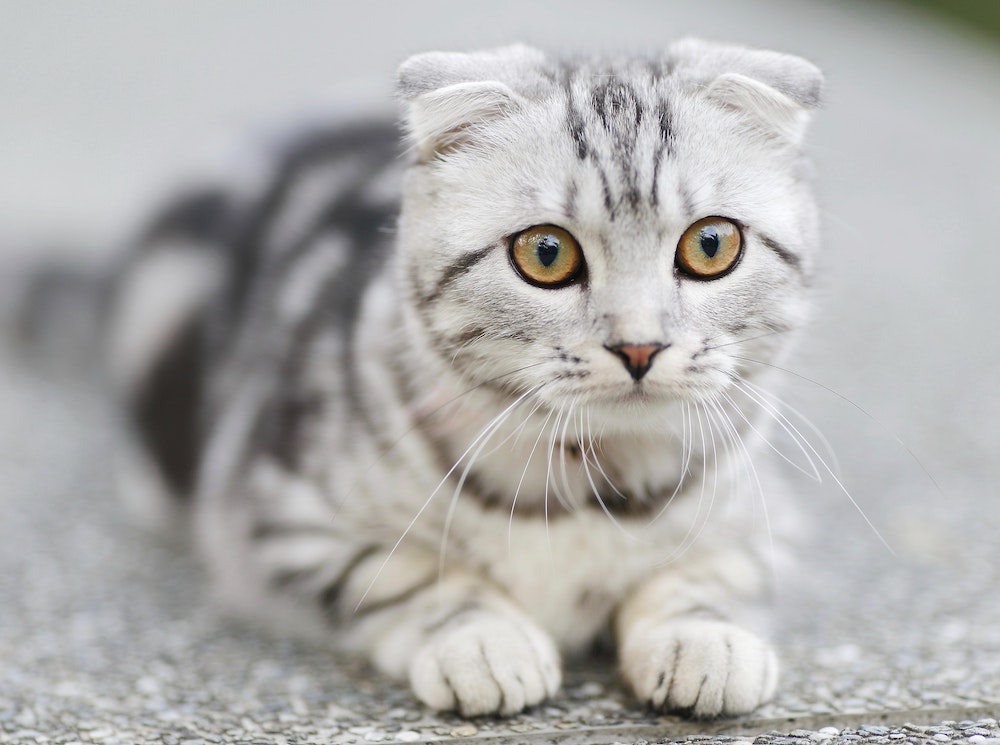
#> input picture Day2/images/cat1.jpg, 1000 x 745 px, found by its file name
$ python test.py
#> lines starting #> are read from the running program, lines starting #| are printed output that depends on the picture; after the words box and inside, x2 and y2 are one past the last pixel; in counts of white or black regions, pixels touching at a corner belong together; long printed decimals are rounded
import cv2
#import numpy as np
import os

path_img = "E:\Python_CV\stady\Day2\images\cat1.jpg"
path_roi = "E:\Python_CV\stady\Day2\output\day2_roi.jpg"
path_result = "E:\Python_CV\stady\Day2\output\day2_pixel_modified.jpg"

img = cv2.imread(path_img)
#> img is the input picture: shape (745, 1000, 3); mean B, G, R 174.3, 175.6, 176.4

H,W,C = img.shape
#> H = 745; W = 1000; C = 3

print(f"图像尺寸：高={H}, 宽={W}, 通道数={C}")
#| 图像尺寸：高=745, 宽=1000, 通道数=3

center_y, center_x = H // 2, W // 2
#> center_y = 372; center_x = 500
pixel_bgr = img[center_y, center_x]
#> pixel_bgr = [150, 166, 173]
print(f"中心点像素 BGR 值：{pixel_bgr}")
#| 中心点像素 BGR 值：[150 166 173]


y1, y2 = H // 4, H // 2
#> y1 = 186; y2 = 372
x1, x2 = W // 4, W // 2
#> x1 = 250; x2 = 500

roi = img[y1:y2, x1:x2]
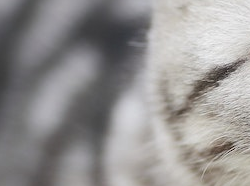
#> roi: shape (186, 250, 3); mean B, G, R 145.3, 146, 148.2

#计算roi区域灰度平均值
gray_mean = cv2.mean(roi)
#> gray_mean = (145.3, 146, 148.2, 0)
print(f"ROI 区域灰度平均值：{gray_mean}")
#| ROI 区域灰度平均值：(145.341, 145.954, 148.150, 0.0)

#在原图上显示roi区域边框并显示在窗口中
cv2.rectangle(img, (x1, y1), (x2, y2), (0, 0, 255), 2)
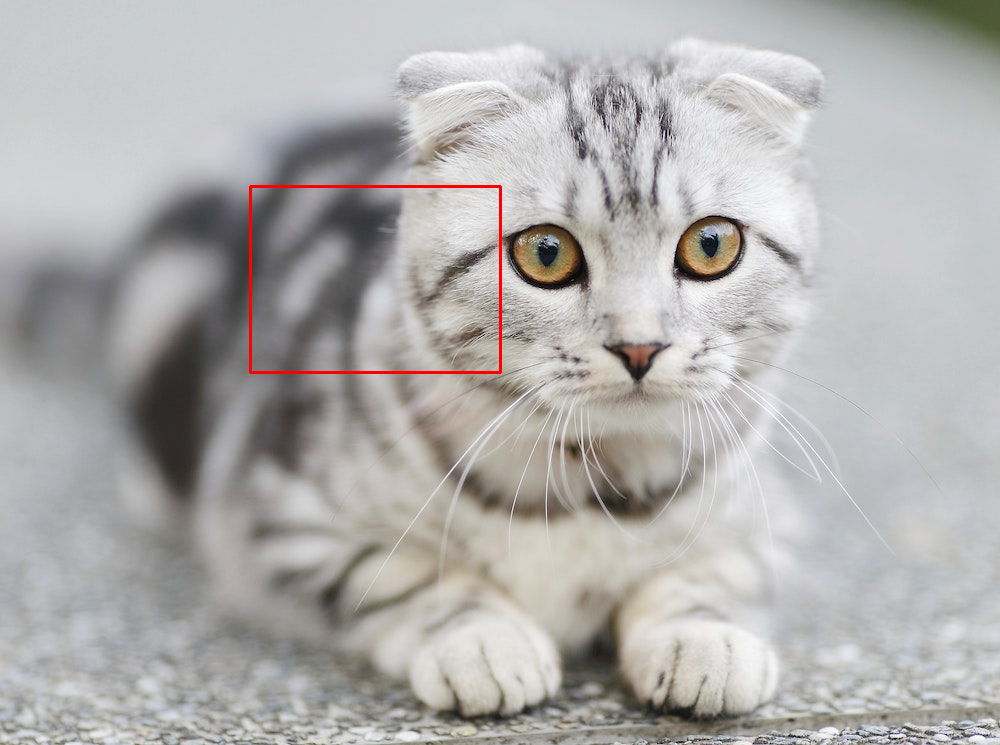
#> img: shape (745, 1000, 3); 0.35% of pixels changed, all inside (x1, y1, x2, y2) = (249, 185, 502, 374)
cv2.imshow("ROI区域", img)
cv2.waitKey(0)
cv2.destroyAllWindows()


#保存ROI区域
cv2.imwrite(path_roi, roi)
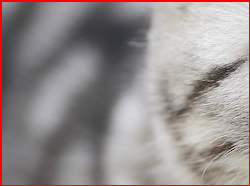
#> saved as day2_roi.jpg: shape (186, 250, 3); mean B, G, R 141.3, 141.9, 151.2
